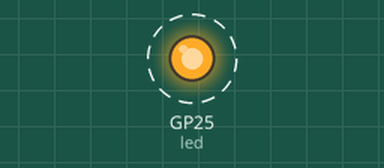
Simulated run of this program. Board: Raspberry Pi Pico running CircuitPython. Shown: output pins drawn as LEDs (lit = HIGH). Dashed ring = blinking.

Above: at 0.12 s.
Timing chart, 0 to 3.0 s (numbered marks = the images above):
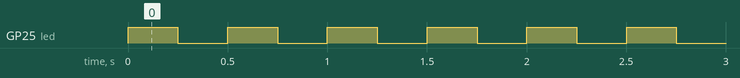

Measured:
- by itself, GP25 (led): alternates HIGH for 0.25 s and LOW for 0.25 s

The program:

tl074_dco.py
```python
import time
import board
from microcontroller import Pin
from pwmio import PWMOut
from digitalio import DigitalInOut, Direction
import microcontroller

TUNING = [int(440 * pow(2, (freq - 69) / 12)) for freq in range(0, 127)]


class PWMDAC():
    pin: PWMOut
    resolution: int

    # 8 Is the lowest "good"
    MIN_RESOLUTION: int = 8
    # Pico max PWM resolution
    MAX_RESOLUTION: int = 16

    def __init__(self, pin: Pin, resolution: int = 8) -> None:
        self.pin = PWMOut(pin, frequency=int(
            microcontroller.cpu.frequency / 32))
        self.resolution = resolution
        pass

    def write(self, value: float):
        self.pin.duty_cycle = int((2 ** PWMDAC.MAX_RESOLUTION - 1) * value)
        # self.pin.duty_cycle = int(100000 * value)


class Voice:
    reset_pin: PWMOut
    # range_pwm_pin: PWMDAC
    range_pwm_pin: PWMOut
    freq: float

    def __init__(self, reset_pin: Pin, range_pwm_pin: Pin) -> None:
        self.reset_pin = PWMOut(reset_pin, variable_frequency=True)
        self.range_pwm_pin = PWMOut(range_pwm_pin, variable_frequency=True)
        # self.range_pwm_pin = PWMDAC(range_pwm_pin)

    def set_note(self, note: int):
        if note is None:
            # self.range_pwm_pin.write(0)
            self.range_pwm_pin.duty_cycle = 0
            self.reset_pin.frequency = 0
            return

        self.freq = TUNING[note]
        self.reset_pin.frequency = self.freq
        self.reset_pin.duty_cycle = 0
        self.range_pwm_pin.frequency = self.freq
        self.range_pwm_pin.duty_cycle = 0


led = DigitalInOut(board.LED)
led.direction = Direction.OUTPUT

voice = Voice(board.GP17, board.GP15)

while True:
    led.value = True
    voice.set_note(79)
    time.sleep(0.25)
    led.value = False
    time.sleep(0.25)

    pass
```
